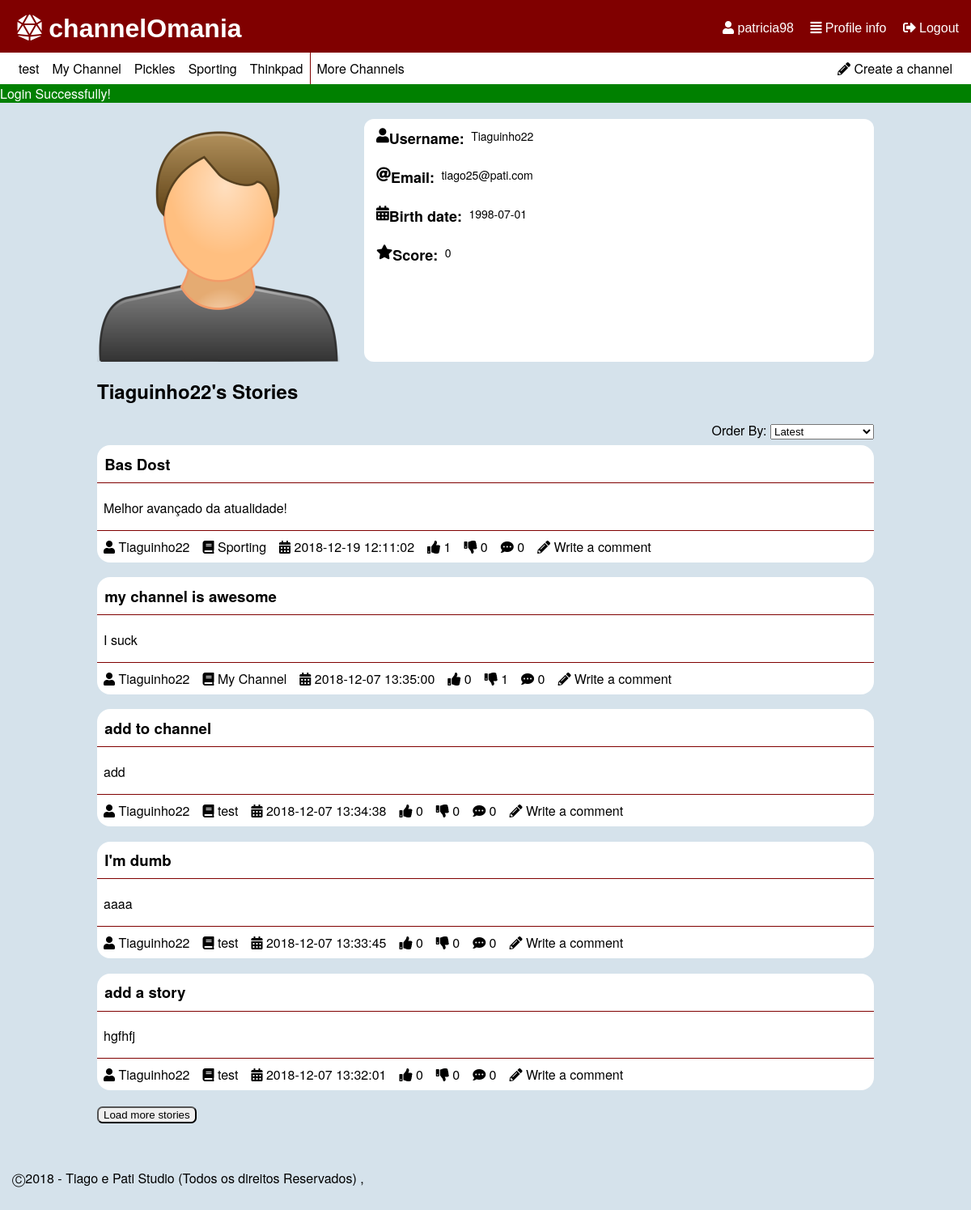
The app's page /pages/profile.php?userId=3 (signed in), older data.
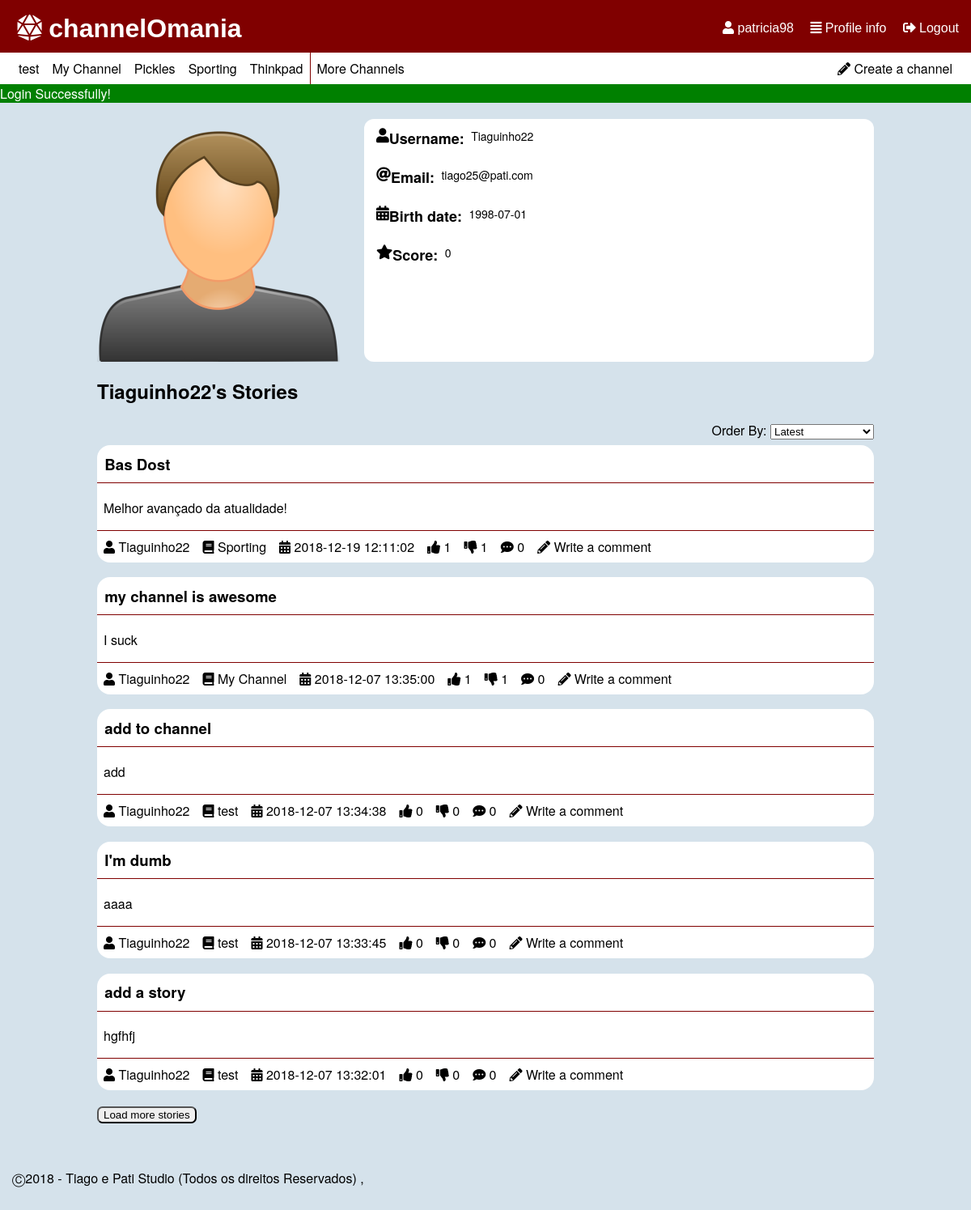
The same page, newer data.
### tables this page shows
CREATE TABLE "channel" (
	"ID"	INTEGER NOT NULL,
	"name"	TEXT NOT NULL UNIQUE,
	"coverImage"	TEXT,
	"author"	INTEGER NOT NULL,
	PRIMARY KEY("ID"),
	FOREIGN KEY("author") REFERENCES "user"("ID") ON DELETE Cascade ON UPDATE No Action
);

CREATE TABLE "story" (
	"storyID"	INTEGER NOT NULL,
	"title"	TEXT NOT NULL,
	"content"	TEXT NOT NULL,
	"upvotes"	INTEGER NOT NULL DEFAULT 0,
	"downvotes"	INTEGER NOT NULL DEFAULT 0,
	"author"	INTEGER NOT NULL,
	"date"	TEXT NOT NULL,
	"channel"	INTEGER NOT NULL,
	"image"	TEXT,
	PRIMARY KEY("storyID"),
	FOREIGN KEY("channel") REFERENCES "channel"("ID") ON DELETE Cascade ON UPDATE No Action,
	FOREIGN KEY("author") REFERENCES "user"("ID") ON DELETE Cascade ON UPDATE No Action
);

CREATE TABLE "user" (
	"ID"	INTEGER NOT NULL PRIMARY KEY AUTOINCREMENT,
	"username"	TEXT NOT NULL,
	"email"	TEXT NOT NULL,
	"password"	TEXT NOT NULL,
	"birth"	TEXT,
	"profilePic"	TEXT,
	"score"	INTEGER DEFAULT 0,
	CONSTRAINT "username" UNIQUE("username")
);

### database/db_list.php (called while the page is built, shortened)
<?php
function listProfile($username) {
  $db = Database::instance()->db();
  $stmt = $db->prepare('SELECT * FROM user WHERE username = ?');
  $stmt->execute(array($username));
  return $stmt->fetch();
}
function getStoriesByUser($username,$sort='',$offset=0,$limit=5) {
  switch($sort){
    default:
      $order = 'storyID DESC';
      break;
  }
  $db = Database::instance()->db();
  $stmt = $db->prepare('SELECT *,(SELECT COUNT(*) FROM comment WHERE comment.story == storyID) AS n_comments,channel.name AS channelName FROM story INNER JOIN user ON user.ID == story.author INNER JOIN channel ON channel.ID == story.channel  WHERE user.username == ? ORDER BY '.$order.' LIMIT ? OFFSET ?');
  $stmt->execute(array($username,$limit,$offset));
  return $stmt->fetchAll();
}
function listChannel($sort='') {
  switch($sort){
    case 'mActive':
      $order = 'n_stories DESC';
      break;
  }
  $db = Database::instance()->db();
  $stmt = $db->prepare('SELECT *,(SELECT COUNT(*) FROM story WHERE story.channel == channel.ID) AS n_stories,channel.ID as channelId FROM channel INNER JOIN user ON author=user.ID ORDER BY '.$order);
  $stmt->execute();
  return $stmt->fetchAll();
}
?>

### database/db_user.php (called while the page is built, shortened)
<?php
function getUsernameFromId($id) {
  $db = Database::instance()->db();
  $stmt = $db->prepare('SELECT username FROM user WHERE ID = ?');
  $stmt->execute(array($id));
  return $stmt->fetch()['username'];
}
 ?>

### templates/tpl_mainpage.php (the view, shortened to what this page needs)
<?php include_once('../templates/tpl_story.php'); ?>
<?php function draw_story_list_item($story) { ?>
  <section id="story_preview">
    <h3><a href = "../pages/story.php?storyId=<?php echo($story['storyID']); ?>" ><?php echo($story['title']); ?></a></h3>
    <p><?php echo(substr($story['content'],0,140)); if(strlen($story['content']) > 140) echo("...");?></p>
    <?php draw_story_info($story); ?>
  </section>
<?php } ?>
<?php function draw_story_info($story) { ?>
  <ul>
    <li><a href="../pages/profile.php?userId=<?php echo($story['storyAuthor']); ?>"><i class="fas fa-user"></i> <?php echo($story['username']); ?></a></li>
    <li><a href="../pages/channel.php?channelId=<?php echo($story['channel']); ?>"><i class="fas fa-book"></i> <?php echo($story['channelName']); ?></a></li>
    <li><i class="fas fa-calendar-alt"></i> <?php echo($story['date']); ?></li>
    <li class="nUpVote" data-id="<?php echo($story['storyID']); ?>"><i class="fas fa-thumbs-up"></i> <?php echo($story['upvotes']); ?></li>
    <li class="nDownVote" data-id="<?php echo($story['storyID']); ?>"><i class="fas fa-thumbs-down"></i> <?php echo($story['downvotes']); ?></li>
    <li><i class="fas fa-comment-dots"></i> <?php echo($story['n_comments']); ?></li>
    <li><a href="../pages/new_comment.php?storyId=<?php echo($story['storyID']); ?>"><i class="fas fa-pencil-alt"></i> Write a comment</a></li>
  </ul>
<?php } ?>

### pages/profile.php (shortened to what this page needs)
<?php
  include_once('../database/db_list.php');
  include_once('../database/db_user.php');
  include_once('../templates/tpl_common.php');
  include_once('../templates/tpl_profile.php');
  include_once('../templates/tpl_mainpage.php');
  if (isset($_SESSION['username'])){
    draw_header($_SESSION['username']."'s Profile");
  }else {
    header('Location: login.php');
    die();
  }
  if(isset($_GET['userId']))
    $userInfo = listProfile(getUsernameFromId($_GET['userId']));
  else
    $userInfo = listProfile($_SESSION['username']);
  $userInfo['stories']=getStoriesByUser($userInfo['username']);
  draw_profile($userInfo);
  draw_user_stories($userInfo['username'], $userInfo['stories']);
  draw_footer();
?>

### templates/tpl_common.php (shortened to what this page needs)
<?php function draw_header($tabText = ""){
?>
<!DOCTYPE html>
<html lang="en-US">
  <head>
    <link href="../css/style.css" rel="stylesheet">
    <link href="../css/input.css" rel="stylesheet">
    <link href="../css/links.css" rel="stylesheet">
    <link rel="stylesheet" href="https://use.fontawesome.com/releases/v5.5.0/css/all.css">
  </head>
  <body>
    <header id="header">
      <?php if(isset($_SESSION['username'])){ ?>
        <div id='options'>
          <a href="../pages/profile.php"><i class="fas fa-user"></i> <?php echo($_SESSION['username']) ?></a>
          <a href="../pages/profile.php"><i class="fas fa-align-justify"></i> Profile info</a>
          <a href="../actions/action_logout.php"><i class="fas fa-sign-out-alt"></i> Logout</a>
        </div>
      <?php } ?>
      <h1><a href="mainpage.php"><i class="fas fa-dice-d20"></i> channelOmania</a></h1>
    </header>
    <?php if(isset($_SESSION['username'])){ ?>
    <div id="list_channels">
      <p><a href = "../pages/new_channel.php" ><i class="fas fa-pencil-alt"></i> Create a channel</a></p>
      <?php $channels = listChannel('mActive'); ?>
      <ul>
      <?php if(count($channels) > 5) { ?>
        <?php for ($i=0; $i < 5; $i++) { ?>
          <li><a href = "../pages/channel.php?channelId=<?php echo($channels[$i]['channelId']); ?>" ><?php echo($channels[$i]['name']); ?></a></li>
        <?php } ?>
          <li id="moreChannels"><a href = "../pages/all_channels.php" >More Channels</a></li>
      <?php } else { ?>
        <?php foreach($channels as $channel_list){ ?>
          <li><a href = "../pages/channel.php?channelId=<?php echo($channel_list['channelId']); ?>" ><?php echo($channel_list['name']); ?></a></li>
        <?php } ?>
      <?php } ?>
      </ul>
    </div>
    <?php } ?>
    <?php if (isset($_SESSION['messages'])) {?>
      <section id="messages">
        <?php foreach($_SESSION['messages'] as $message) { ?>
          <div class="<?=$message['type']?>"><?=$message['content']?></div>
        <?php } ?>
      </section>
    <?php unset($_SESSION['messages']); } ?>
<?php } ?>
<?php function draw_footer(){
  ?>
  <footer class="footer">
    <p>	&#9400;2018 - Tiago e Pati Studio (Todos os direitos Reservados) ,</p>
  </footer>
</body>
</html>
<?php }
 ?>

### templates/tpl_profile.php (shortened to what this page needs)
<?php function draw_profile($userInfo) { ?>
  <section id="profile">
    <img id="profile_pic" src="../files/croppedProfile/<?php if($userInfo['profilePic']!="") { echo($userInfo['profilePic']); } else {?>default.png<?php } ?>" alt="<?php echo($userInfo['username']); ?>'s profile picture">
    <div id="profile_info">
      <h2><i class="fas fa-user"></i>  Username: </h2>
      <h3><?php echo($userInfo['username']); ?></h3><br>
      <h2><i class="fas fa-at"></i>  Email: </h2>
      <h3 id="emailInfo"><a href="mailto:<?php echo($userInfo['email']); ?>"><?php echo($userInfo['email']); ?></a>
      <?php if($userInfo['username'] == $_SESSION['username']) { ?>
        <button text='Edit' onclick="edit('email')">Edit</button>
      <?php } ?></h3><br>
      <h2><i class="fas fa-calendar-alt"></i>  Birth date: </h2>
      <h3 id="birthInfo"><time datetime="<?php echo($userInfo['birth']); ?>"><?php echo($userInfo['birth']); ?></time>
        <?php if($userInfo['username'] == $_SESSION['username']) { ?>
          <button text='Edit' onclick="edit('birth')">Edit</button>
        <?php } ?></h3><br>
      <h2><i class="fas fa-star"></i> Score: </h2>
      <h3 id="score"><?php echo($userInfo['score']); ?></h3><br>
    </div>
  </section>
<?php } ?>
<?php function draw_user_stories($username, $stories) { ?>
  <section id="myStories" data-id="<?php echo $stories[0]['author'] ?>">
      <?php if($username == $_SESSION['username']) { ?>
        <ul id="myAddStory">
          <li><h1>My Stories</h1></li>
          <li><p id="addStory"><a href = "../pages/new_story.php" ><i class="fas fa-plus"></i> Add a story</a></p></li>
        </ul>
      <?php } else { ?>
        <h1><?php echo $username; ?>'s Stories</h1>
      <?php } ?>
      <?php draw_story_list($stories); ?>
  </section>
<?php } ?>

### templates/tpl_story.php (shortened to what this page needs)
<?php include_once('../templates/tpl_mainpage.php'); ?>
<?php include_once('../database/db_list.php'); ?>
<?php function draw_story_list($storyInfo) { ?>
  <p id="order">Order By:
  <select id='orderSelector'>
    <option value="mRecent">Latest</option>
  </select></p>
  <section id="storyList">
  <?php foreach($storyInfo as $story) { ?>
    <?php draw_story_list_item($story); ?>
  <?php } ?>
  </section>
  <?php if(count($storyInfo) != 0){ ?>
  <button id="btnLoadStories">Load more stories</button>
  <?php } ?>
<?php } ?>

### css/style.css (style rules this page uses)
body { font-family: IBMPlexSans, Helvetica Neue, Segoe UI, Helvetica, Verdana, Arial, sans-serif; background-color: #D5E2EB; margin: 0; }
ul { display: flex; flex-wrap: wrap; flex-direction: row; padding: 0; margin: 0; }
li { text-align: center; list-style-type: none; padding: 0.5em; }
#list_channels { background-color: white; position: relative; padding: 0px 15px; }
#list_channels p { float: right; margin: 0; }
#list_channels li, #list_channels p { padding: 0; }
#header { background-color: #800000; padding: 0.2em 15px; position: relative; }
#header h1 { margin: 0.2em; }
h1 { margin-left: 0.5em; }
#options { float: right; height: 0; }
article, #story_preview { background-color: white; width: 80%; margin: auto; border-radius: 1em; }
article header, #story_preview h3 { margin-top: 1em; padding: 0.5em; border-bottom: 1px solid #800000; }
article p, #story_preview p { padding-left: 0.5em; }
article footer, #story_preview ul { padding: 0; border-top: 1px solid #800000; }
#moreChannels { border-left: 1px solid #800000; }
#messages .success { background-color: green; color: white; }
body,html { min-height: 80vh; }
#header div { margin-top: 1.2em; }
#btnLoadComments, #btnLoadStories { margin-top: 1em; margin-left: 10%; border-radius: 0.5em; }
#profile { display: flex; width: 80%; margin: auto; border-radius: 1em; margin-top: 20px; }
#profile #profile_info { float: left; height: 300px; width: 100%; border-radius: 1em; background-color: white; font-size: 75%; padding-left: 15px; vertical-align: middle; }
#profile #profile_info h2 { display: inline-flex; white-space: pre-wrap; margin: 11px 0px; }
#profile #profile_info h3 { display: inline; font-weight:100; padding-right: 20px; }
#profile #profile_pic { float: left; padding-right: 30px; }
#myStories { display: block; width: 80%; margin: auto; }
#myStories h1 { margin: auto; }
#myStories #order { float: right; margin: 0; position: relative; margin-bottom: 20px; }
#myStories #storyList { width: 100%; margin-top: 50px; }
#myStories #storyList #story_preview { width: 100%; }
#myStories #btnLoadStories { margin: 20px 0px; }
#myStories h1 { margin: 19px 0px 20px 0px; }
footer { clear: left; bottom: auto; padding-top: 30px; padding: 20px 15px; }

### css/links.css (style rules this page uses)
#header a { color: white; font-family: Helvetica; }
#header div a { list-style-type: none; padding-left: 1em; }
a:link, a:visited { color: black; text-decoration: none; }
#list_channels li a, #list_channels p a { padding: 0.5em 0.5em; display: block; }
article header a, #story_preview h3 a { font-weight: bold; }

Row changes from the older to the newer data that the page shows:
changed story "Bas Dost": downvotes "0" → "1"
changed story "my channel is awesome": upvotes "0" → "1"
